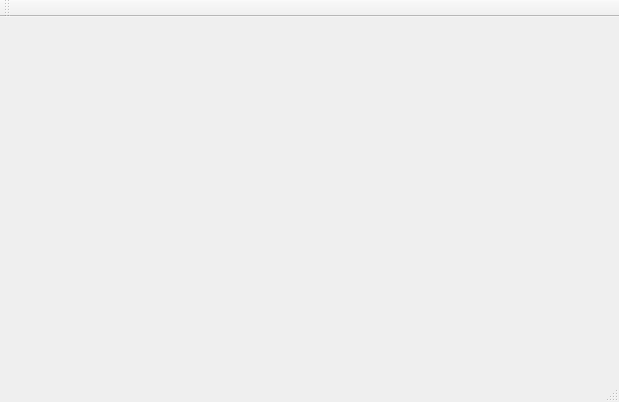
<?xml version="1.0" encoding="UTF-8"?>
<ui version="4.0">
 <class>MainWindow</class>
 <widget class="QMainWindow" name="MainWindow">
  <property name="geometry">
   <rect>
    <x>0</x>
    <y>0</y>
    <width>619</width>
    <height>402</height>
   </rect>
  </property>
  <property name="windowTitle">
   <string>MainWindow</string>
  </property>
  <widget class="QWidget" name="centralWidget">
   <layout class="QGridLayout" name="gridLayout">
    <item row="0" column="0">
     <widget class="QVTKOpenGLWidget" name="Vtkwidget" native="true"/>
    </item>
   </layout>
  </widget>
  <widget class="QMenuBar" name="menuBar">
   <property name="geometry">
    <rect>
     <x>0</x>
     <y>0</y>
     <width>619</width>
     <height>17</height>
    </rect>
   </property>
  </widget>
  <widget class="QToolBar" name="mainToolBar">
   <attribute name="toolBarArea">
    <enum>TopToolBarArea</enum>
   </attribute>
   <attribute name="toolBarBreak">
    <bool>false</bool>
   </attribute>
  </widget>
  <widget class="QStatusBar" name="statusBar"/>
 </widget>
 <layoutdefault spacing="6" margin="11"/>
 <customwidgets>
  <customwidget>
   <class>QVTKOpenGLWidget</class>
   <extends>QWidget</extends>
   <header location="global">qvtkopenglwidget.h</header>
   <container>1</container>
  </customwidget>
 </customwidgets>
 <resources/>
 <connections/>
</ui>
